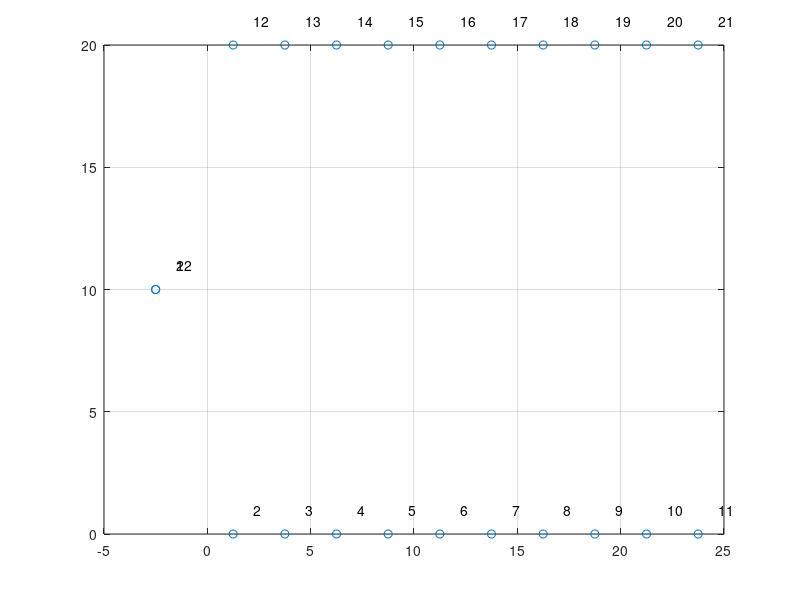

The MATLAB source for this figure: (Note: this script raises an error after producing the figure.)
% function [XY,DMAT_old]=a3()
% assignment #3
% clc
% function [XY,DMAT_old]=a3()
% assignment #3
% clc
% clear all
% clf 
%initilizations

W=2.5;                           % implementation width(m)
RL=20;                           % Length of field row (m)
N=10;                            % number of rows
X=zeros(1,22);Y=zeros(1,22);     % vector for x and y co-ordinates of the field

L = 3;
gamma_max = deg2rad(60);
R = (L/tan(gamma_max)) + W/2   ;  

X(1,2)=W/2;                      % X2 is W/2 away from the axis(0,0)
X(1,N+2)=W/2;
for i=2:N                        % since each co-ordinate is W away ||
    X(1,i+1)=X(1,i)+W;           % south x co-ordinates
    X(1,N+i+1)=X(1,N+i)+W;       % northern x co-ordinates
end

Y(1,2)=0;                        % X2 is W/2 away from the axis(0,0)
Y(1,N+2)=RL;

for i=2:N                        %since each co-ordinate is W away
    Y(1,i)=0;                    % south y co-ordinates
    Y(1,N+i+1)=RL;                 % northern y co-ordinates
end
% Y(1,21)=20;
X(1,1)=-W;                       % start node x' co-ordinate
X(1,2*N+2)=X(1,1);               % end node   x' co-ordinate

Y(1,1)=RL/2;                     % start node y' co-ordinate
Y(1,2*N+2)=Y(1,1);               % end node   y' co-ordinate

% to check the field visually
clf
plot(X,Y,'o')                  
grid on
x=1;
for i=1:22
    X_1(1,i)=X(1,i)+x;
    Y_1(1,i)=Y(1,i)+x;
end
for i=1:length(X)
  text(X_1(i),Y_1(i),num2str(i))
  hold on
end

DMAT_old=zeros(2*N+2,2*N+2);        %cost matrix %huge*ones(same matrix )
huge=10^10;                       % infinite value for the cost
small=-1;                        % zero value for the cost

%non turning costs
for i=2:2*N+1
 for j=N+2:2*N+1
    if (j-i)==N                 %both nodes are in same row 
        DMAT_old(i,j)=small;
        DMAT_old(j,i)=small;
    else                        % i and j are not of the same row  
        DMAT_old(i,j)=huge;
        DMAT_old(j,i)=huge;
    end 
 end 
end 

% pi and omega manuvers
% turning costs 
for i=2:N
    for j=i+1:N+1
        
        d=abs(i-j);              %calculate the distance 
        f=d*W;                   
        if f>=2*R             % if f is greater than the min then 
            cost=d*W+(pi-2)*R;             % pi turn
        else
            expo=(1-(((2*R+d*W)^2)/8*(R^2)));
            cost=3*pi*R-2*R*acos(expo);        % else omega turn 
        end
        DMAT_old(i,j)=cost;
        DMAT_old(j,i)=cost;
        DMAT_old(i+N,j+N)=cost;
        DMAT_old(j+N,i+N)=cost;
    end
end
% special cases 
% 1. costs from the start node and end node to other nodes
%    - we use manhattan distance

start_tnode=[X(1,1),Y(1,1)];      % start node co-ordinates 
% end_node=[X(1,22),Y(1,22)];      % end node co-ordinates 

for i=2:N+1
    
    m_dist_s=abs(start_tnode(1)-X(1,i))+abs(start_tnode(2)-Y(1,i));      % cost calculation for south nodes
    DMAT_old(1,i)=m_dist_s;                                                  % costs from start nodes to other nodes
    DMAT_old(i,1)=m_dist_s;                                                  % costs from  other nodes to start nodes
    DMAT_old(22,i)=m_dist_s;                                                 % costs from nodes to end node
    DMAT_old(i,22)=m_dist_s;                                                 % cost from other nodes to end node
    
    m_dist_n=abs(start_tnode(1)-X(1,N+i))+abs(start_tnode(2)-Y(1,N+i));  % cost calculation for northern nodes
    DMAT_old(1,N+i)=m_dist_n;                                                % costs from start nodes to other nodes
    DMAT_old(22,i+N)=m_dist_n;                                                 % costs from end node to other nodes
    DMAT_old(N+i,1)=m_dist_n;                                               % costs from other nodes to start nodes
    DMAT_old(N+i,22)=m_dist_n;                                                 % costs from nodes to end node
end 

% 2. Cost from start to end node and v/v
DMAT_old(1,22)=huge;
DMAT_old(22,1)=huge;

%3. from a one 'node' to the same 'node'
for i=1:2*N+2
    for i=1:2*N+2
        DMAT_old(i,i)=huge;
    end 
end

global XY 
XY = [X' Y'];
dmat=DMAT_old;
% global DMAT;
t = cputime;  
resultStruct = tspof_ga('xy', XY , 'DMAT', dmat, 'SHOWRESULT',false, 'SHOWWAITBAR', false, 'SHOWPROG', false); 
E = cputime-t; %print time required to compute it.   
route = [1 resultStruct.optRoute 2*N+2]; % extract node sequence   
display(route)
mini_dist=resultStruct.minDist;  %print computed minimum distance
display(mini_dist)
